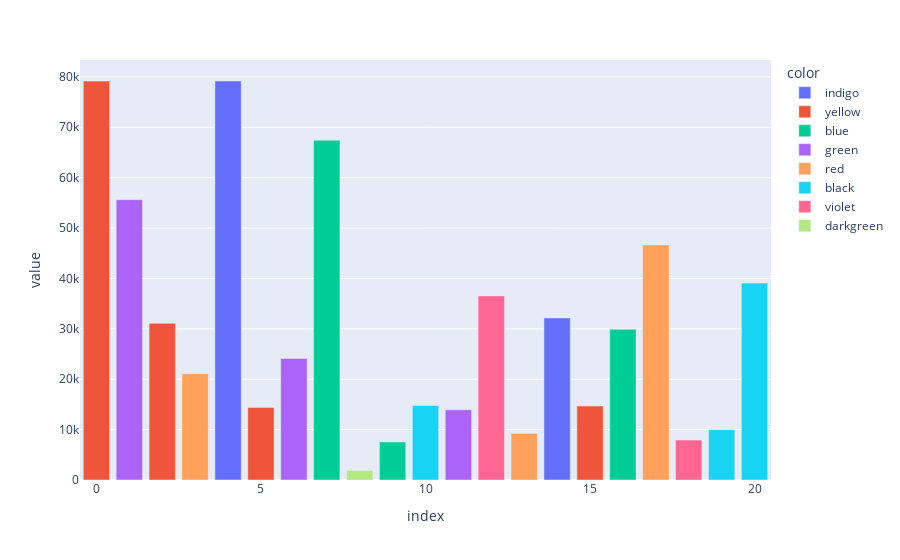

Notebook cell for this chart:
### Code cell
fig = px.bar(df.Occupation.value_counts(), color=['indigo','yellow','blue','green','red','black','violet','indigo', 'yellow', 'blue', 'green', 'red', 'black',
                                                'yellow', 'yellow', 'green', 'black', 'red', 'violet', 'blue', 'darkgreen'])
fig

### Figure 1 — Plotly figure (JSON) as saved in the notebook; plotly's stock layout.template omitted (floating-point values rounded to 4 significant figures)
{"data": [{"alignmentgroup": "True", "hovertemplate": "color=indigo<br>index=%{x}<br>value=%{y}<extra></extra>", "legendgroup": "indigo", "marker": {"color": "#636efa", "pattern": {"shape": ""}}, "name": "indigo", "offsetgroup": "indigo", "orientation": "v", "showlegend": true, "textposition": "auto", "type": "bar", "x": [4, 14], "xaxis": "x", "y": [79182, 32159], "yaxis": "y"}, {"alignmentgroup": "True", "hovertemplate": "color=yellow<br>index=%{x}<br>value=%{y}<extra></extra>", "legendgroup": "yellow", "marker": {"color": "#EF553B", "pattern": {"shape": ""}}, "name": "yellow", "offsetgroup": "yellow", "orientation": "v", "showlegend": true, "textposition": "auto", "type": "bar", "x": [0, 2, 15, 5], "xaxis": "x", "y": [79161, 31091, 14674, 14401], "yaxis": "y"}, {"alignmentgroup": "True", "hovertemplate": "color=blue<br>index=%{x}<br>value=%{y}<extra></extra>", "legendgroup": "blue", "marker": {"color": "#00cc96", "pattern": {"shape": ""}}, "name": "blue", "offsetgroup": "blue", "orientation": "v", "showlegend": true, "textposition": "auto", "type": "bar", "x": [7, 16, 9], "xaxis": "x", "y": [67433, 29930, 7539], "yaxis": "y"}, {"alignmentgroup": "True", "hovertemplate": "color=green<br>index=%{x}<br>value=%{y}<extra></extra>", "legendgroup": "green", "marker": {"color": "#ab63fa", "pattern": {"shape": ""}}, "name": "green", "offsetgroup": "green", "orientation": "v", "showlegend": true, "textposition": "auto", "type": "bar", "x": [1, 6, 11], "xaxis": "x", "y": [55630, 24123, 13930], "yaxis": "y"}, {"alignmentgroup": "True", "hovertemplate": "color=red<br>index=%{x}<br>value=%{y}<extra></extra>", "legendgroup": "red", "marker": {"color": "#FFA15A", "pattern": {"shape": ""}}, "name": "red", "offsetgroup": "red", "orientation": "v", "showlegend": true, "textposition": "auto", "type": "bar", "x": [17, 3, 13], "xaxis": "x", "y": [46631, 21077, 9252], "yaxis": "y"}, {"alignmentgroup": "True", "hovertemplate": "color=black<br>index=%{x}<br>value=%{y}<extra></extra>", "legendgroup": "black", "marker": {"color": "#19d3f3", "pattern": {"shape": ""}}, "name": "black", "offsetgroup": "black", "orientation": "v", "showlegend": true, "textposition": "auto", "type": "bar", "x": [20, 10, 19], "xaxis": "x", "y": [39073, 14804, 9993], "yaxis": "y"}, {"alignmentgroup": "True", "hovertemplate": "color=violet<br>index=%{x}<br>value=%{y}<extra></extra>", "legendgroup": "violet", "marker": {"color": "#FF6692", "pattern": {"shape": ""}}, "name": "violet", "offsetgroup": "violet", "orientation": "v", "showlegend": true, "textposition": "auto", "type": "bar", "x": [12, 18], "xaxis": "x", "y": [36539, 7917], "yaxis": "y"}, {"alignmentgroup": "True", "hovertemplate": "color=darkgreen<br>index=%{x}<br>value=%{y}<extra></extra>", "legendgroup": "darkgreen", "marker": {"color": "#B6E880", "pattern": {"shape": ""}}, "name": "darkgreen", "offsetgroup": "darkgreen", "orientation": "v", "showlegend": true, "textposition": "auto", "type": "bar", "x": [8], "xaxis": "x", "y": [1896], "yaxis": "y"}], "layout": {"barmode": "relative", "legend": {"title": {"text": "color"}, "tracegroupgap": 0}, "margin": {"t": 60}, "xaxis": {"anchor": "y", "domain": [0, 1], "title": {"text": "index"}}, "yaxis": {"anchor": "x", "domain": [0, 1], "title": {"text": "value"}}}}
